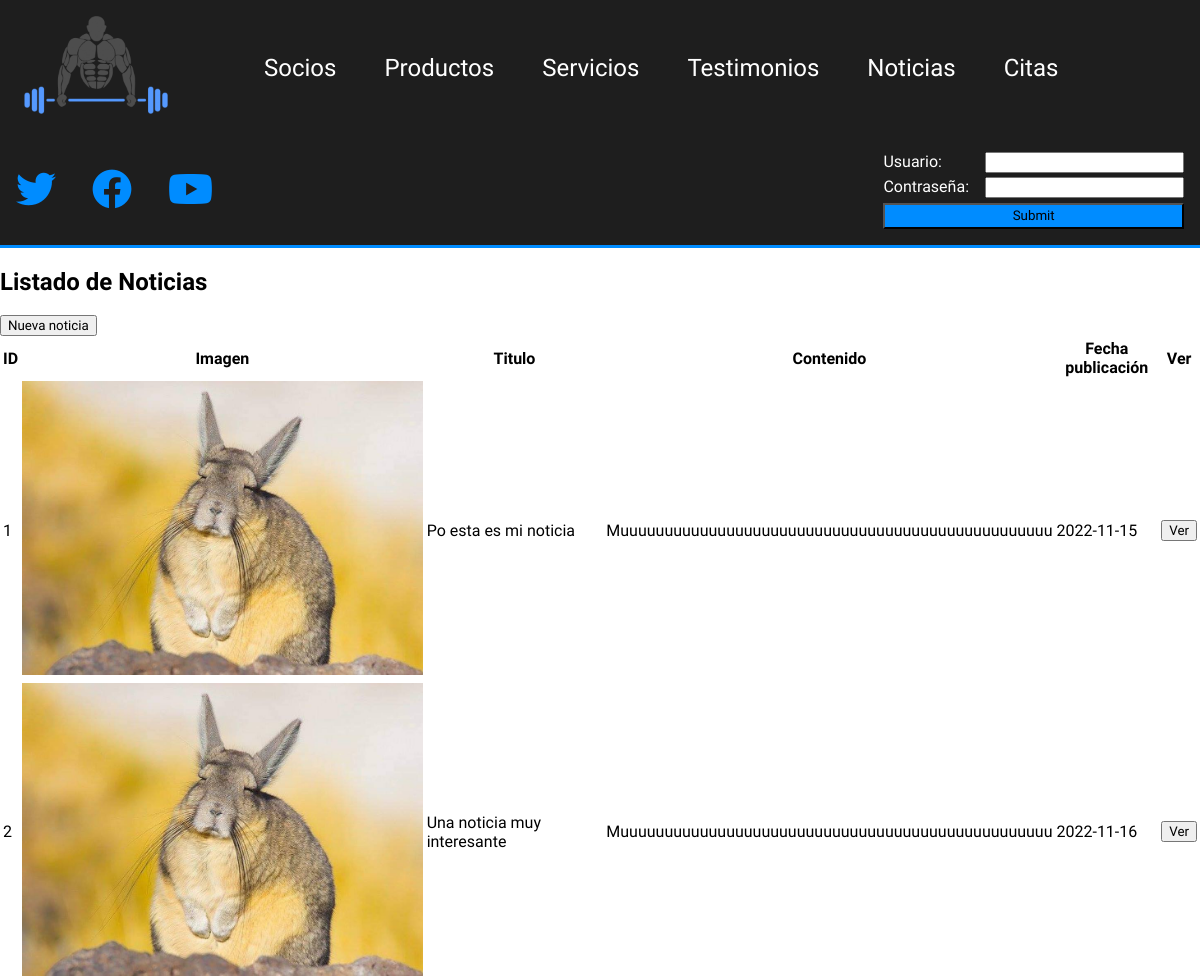
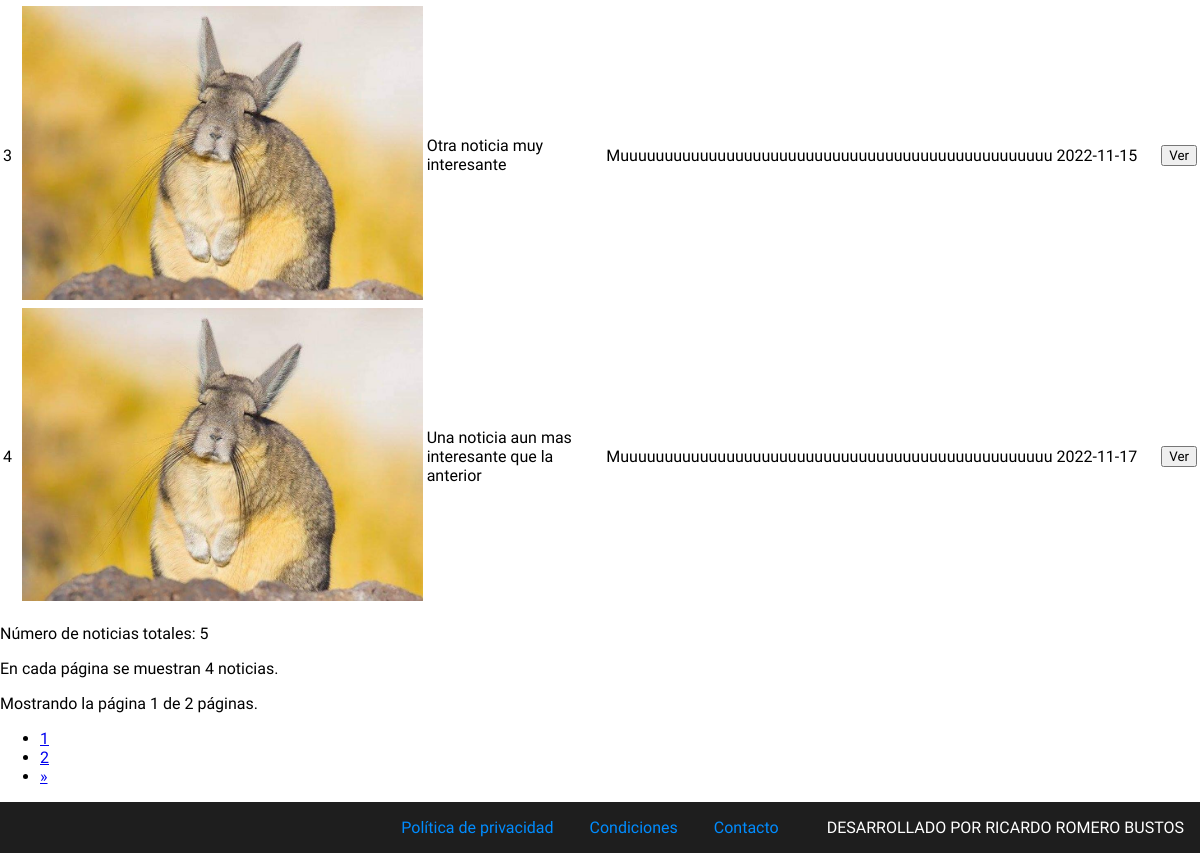
The page /php/noticias.php on the database its author committed (2 pictures, top to bottom).
### tables this page shows
CREATE TABLE `noticia` (
  `id` bigint(20) UNSIGNED NOT NULL,
  `titulo` varchar(80) NOT NULL,
  `contenido` varchar(800) NOT NULL,
  `imagen` varchar(50) NOT NULL,
  `fecha_publicacion` date NOT NULL
);

### php/noticias.php (the view, shortened to what this page needs)
<!DOCTYPE html>
<html lang="en">
<head>
    <link rel="stylesheet" href="../css/estilos.css">
    <link rel="stylesheet" href="https://cdnjs.cloudflare.com/ajax/libs/font-awesome/6.2.0/css/all.min.css" />
</head>
<body>
    <header>
        <nav>
            <a href="../index.php"><img src="../img/logo.png" alt="" id="logo"></a>
            <a href="socios.php">Socios</a>
            <a href="productos.php">Productos</a>
            <a href="servicios.php">Servicios</a>
            <a href="testimonios.php">Testimonios</a>
            <a href="noticias.php">Noticias</a>
            <a href="citas.php">Citas</a>
        </nav>
        <div class="rrss">
            <a href="#"><i class="fa-brands fa-twitter"></i></a>
            <a href="#"><i class="fa-brands fa-facebook"></i></a>
            <a href="#"><i class="fa-brands fa-youtube"></i></a>
        </div>
        <div class="login">
            <form action="" method="post">
                <div>
                    <label for="usuario">Usuario:</label>
                    <input type="text" name="usuario">
                </div>
                <div>
                    <label for="pass">Contraseña:</label>
                    <input type="password" name="pass">
                </div>
                <input type="submit" name="enviar" id="btn-login">
            </form>
        </div>
    </header>
    <main>
        <section class="seccionNoticias">
            <h1>Listado de Noticias</h1>
            <div class="contenedor_nueva_noticia">
                <form action="panel_noticias.php" method="post">
                    <input type="submit" name="nueva_noticia" value="Nueva noticia">
                </form>
            </div>
            <?php
                $con=conectarServidor();
                $total=$con->query("select * from noticia");
                $num_total_rows=$total->num_rows;
                if($num_total_rows==0){
                    echo "<p>No hay noticias en la base de datos</p>";
                }else{
                    $page=false;
                    $noticiasPorPagina=4;
                    if(!$page){
                        $start=0;
                        $page=1;
                    }else{
                        $start=($page - 1)*$noticiasPorPagina;
                    }
                    $total_pages=ceil($num_total_rows/$noticiasPorPagina);
                    $noticias=$con->query("select * from noticia limit $start, $noticiasPorPagina");
                    echo "<table>
                    <thead>
                        <tr>
                            <th>ID</th>
                            <th>Imagen</th>
                            <th>Titulo</th>
                            <th>Contenido</th>
                            <th>Fecha publicación</th>
                            <th>Ver</th>
                        </tr>
                    </thead>
                    <tbody>";
                    while($fila_noticias=$noticias->fetch_array(MYSQLI_ASSOC)){
                        $contenido_short=substr($fila_noticias['contenido'], 0, 50);
                        echo "<tr>
                            <td>$fila_noticias[id]</td>
                            <td><img src=\"../img/noticias/$fila_noticias[imagen]\"></td>
                            <td>$fila_noticias[titulo]</td>
                            <td>$contenido_short</td>
                            <td>$fila_noticias[fecha_publicacion]</td>
                            <td>
                                <form action=\"noticia_completa.php\" method=\"post\">
                                    <input type=\"hidden\" name=\"id_noticia\" value=\"$fila_noticias[id]\">
                                    <input type=\"submit\" name=\"ver_noticia\" value=\"Ver\">
                                </form>
                            </td>
                        </tr>";
                    }
                    echo "</tbody>";
                    echo "</table>";
                    echo '<p>Número de noticias totales: '.$num_total_rows.'</p>';
                    echo '<p>En cada página se muestran '.$noticiasPorPagina.' noticias.</p>';
                    echo '<p>Mostrando la página '.$page.' de ' .$total_pages.' páginas.</p>';
                    echo '<nav>';
                    echo '<ul class="pagination">';
                    if($total_pages>1){
                        for($i=1;$i<=$total_pages;$i++){
                            if($page == $i){
                                echo '<li class="page-item active"><a class="page-link" href="#">'.$page.'</a></li>';
                            }else{
                                echo '<li class="page-item"><a class="page-link" href="noticias.php?page='.$i.'">'.$i.'</a></li>';
                            }
                        }
                        if($page != $total_pages){
                            echo '<li class="page-item"><a class="page-link" href="noticias.php?page='.($page+1).'"><span aria-hidden="true">&raquo;</span></a></li>';
                        }
                    }
                    echo '</ul>';
                    echo '</nav>';
                }
            ?>
        </section>
    </main>
    <footer>
        <div>
            <a href="#">Política de privacidad</a>
            <a href="#">Condiciones</a>
            <a href="#">Contacto</a>
        </div>
        <span>DESARROLLADO POR RICARDO ROMERO BUSTOS</span>
    </footer>
</body>
</html>

### css/estilos.css (style rules this page uses)
* { box-sizing: border-box; }
body { margin: 0; font-family: 'Play', sans-serif; }
input { font-family: inherit; }
img { max-width: 100%; }
header { display: flex; justify-content: space-between; align-items: center; flex-wrap: wrap; position: sticky; top: 0; left: 0; z-index: 999; background-color: #1e1e1e; border-bottom: 3px solid rgb(0, 140, 255); }
#logo { width: 9rem; margin-right: 3rem; }
header nav { display: flex; align-items: center; flex-wrap: wrap; }
header nav a { color: white; text-decoration: none; font-size: 1.5rem; margin: 1rem 1.5rem; }
.rrss a { color: rgb(0, 140, 255); font-size: 2.5rem; margin: 1rem; }
.login form { display: flex; flex-direction: column; color: white; margin: 1rem; }
.login form div { display: flex; justify-content: space-between; margin-bottom: 0.3rem; }
.login form div label { margin-right: 1rem; }
#btn-login { background-color: rgb(0, 140, 255); padding: 0.2rem; }
footer { display: flex; justify-content: flex-end; align-items: center; background-color: #1e1e1e; color: white; padding: 1rem; }
footer a { color: rgb(0, 140, 255); text-decoration: none; margin: 0 1rem; }
footer>div { margin-right: 2rem; }

### rows shown on the page
noticia: id "1", imagen (picture), titulo "Po esta es mi noticia", contenido "Muuuuuuuuuuuuuuuuuuuuuuuuuuuuuuuuuuuuuuuuuuuuuuuuu", fecha_publicacion "2022-11-15"
noticia: id "2", imagen (picture), titulo "Una noticia muy interesante", contenido "Muuuuuuuuuuuuuuuuuuuuuuuuuuuuuuuuuuuuuuuuuuuuuuuuu", fecha_publicacion "2022-11-16"
noticia: id "3", imagen (picture), titulo "Otra noticia muy interesante", contenido "Muuuuuuuuuuuuuuuuuuuuuuuuuuuuuuuuuuuuuuuuuuuuuuuuu", fecha_publicacion "2022-11-15"
noticia: id "4", imagen (picture), titulo "Una noticia aun mas interesante que la anterior", contenido "Muuuuuuuuuuuuuuuuuuuuuuuuuuuuuuuuuuuuuuuuuuuuuuuuu", fecha_publicacion "2022-11-17"

### other values the page prints
$num_total_rows "5"
$noticiasPorPagina "4"
$page "1"
$total_pages "2"
